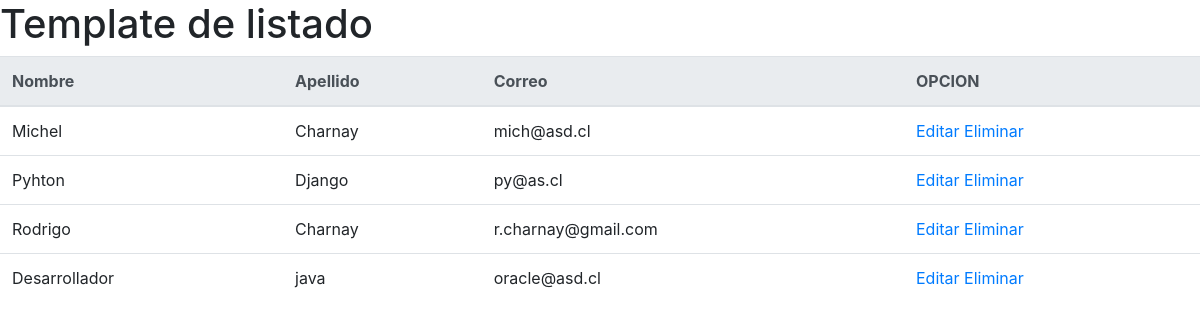
The page / on the database its author committed.
### apps/models.py (models this page shows, shortened)
class Persona(models.Model):
    id = models.AutoField(primary_key= True) #Campo autoincrementador, clave primaria.
    nombre = models.CharField(max_length= 100 ) #tipo caracter
    apellido = models.CharField(max_length= 120) #tipo caracter
    correo = models.EmailField(max_length= 200)

### apps/class_view.py (the view)
# urls.py: path('',PersonaList.as_view(), name = 'index'),
class PersonaList(ListView):
    model = Persona
    template_name = 'index.html'
    """
    #query para filtrar los 2 últimos
    def get_queryset(self):
        return self.model.objects.all()[:2]
    """

### templates/index.html (shortened to what this page needs)
<!DOCTYPE html>
<html lang="en">
<head>
    <link rel="stylesheet" href="https://stackpath.bootstrapcdn.com/bootstrap/4.3.1/css/bootstrap.min.css"
>
</head>
<body>
    {% block cuerpo %}
    <h1>Template de listado</h1>
    <table class="table">
        <thead class="thead-light">
            <tr>
            <th>Nombre</th>
            <th>Apellido</th>
            <th>Correo</th>
            <th>OPCION</th>
        </tr>
        </thead>
        <tbody>
            {% for persona in object_list %}
            <tr>
                <td>{{persona.nombre}}</td>
                <td>{{persona.apellido}}</td>
                <td>{{persona.correo}}</td>
                <td><a href="{% url 'editar_persona' persona.id %}">Editar</a> <a href="{% url 'eliminar_persona' persona.id %}">Eliminar</a></td>
            </tr>
            {% endfor %}
        </tbody>
    </table>
    {% endblock cuerpo %}
</body>
</html>

### rows shown on the page
Persona: nombre "Michel", apellido "Charnay", correo "mich@asd.cl"
Persona: nombre "Pyhton", apellido "Django", correo "py@as.cl"
Persona: nombre "Rodrigo", apellido "Charnay", correo "r.charnay@gmail.com"
Persona: nombre "Desarrollador", apellido "java", correo "oracle@asd.cl"
